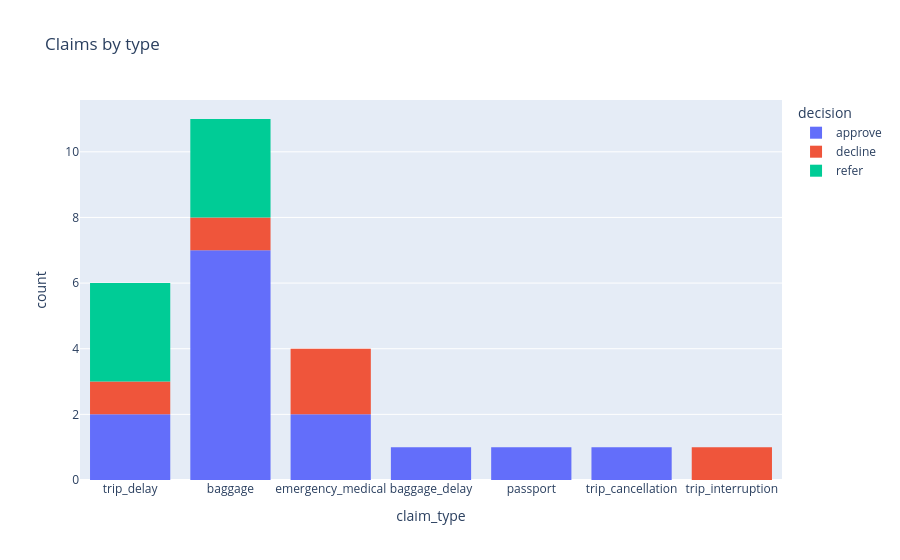

Notebook code cell kept with this figure:
### Code cell
fig = px.histogram(data, x="claim_type", color="decision", title="Claims by type")
fig.show()

### Figure 1 — Plotly figure (JSON) as saved in the notebook; plotly's stock layout.template omitted (floating-point values rounded to 4 significant figures)
{"data": [{"bingroup": "x", "hovertemplate": "decision=approve<br>claim_type=%{x}<br>count=%{y}<extra></extra>", "legendgroup": "approve", "marker": {"color": "#636efa", "pattern": {"shape": ""}}, "name": "approve", "orientation": "v", "showlegend": true, "type": "histogram", "x": ["trip_delay", "baggage", "emergency_medical", "baggage_delay", "passport", "emergency_medical", "baggage", "trip_cancellation", "baggage", "baggage", "baggage", "baggage", "baggage", "trip_delay"], "xaxis": "x", "yaxis": "y"}, {"bingroup": "x", "hovertemplate": "decision=decline<br>claim_type=%{x}<br>count=%{y}<extra></extra>", "legendgroup": "decline", "marker": {"color": "#EF553B", "pattern": {"shape": ""}}, "name": "decline", "orientation": "v", "showlegend": true, "type": "histogram", "x": ["emergency_medical", "baggage", "trip_delay", "trip_interruption", "emergency_medical"], "xaxis": "x", "yaxis": "y"}, {"bingroup": "x", "hovertemplate": "decision=refer<br>claim_type=%{x}<br>count=%{y}<extra></extra>", "legendgroup": "refer", "marker": {"color": "#00cc96", "pattern": {"shape": ""}}, "name": "refer", "orientation": "v", "showlegend": true, "type": "histogram", "x": ["baggage", "baggage", "trip_delay", "trip_delay", "baggage", "trip_delay"], "xaxis": "x", "yaxis": "y"}], "layout": {"barmode": "relative", "legend": {"title": {"text": "decision"}, "tracegroupgap": 0}, "title": {"text": "Claims by type"}, "xaxis": {"anchor": "y", "domain": [0, 1], "title": {"text": "claim_type"}}, "yaxis": {"anchor": "x", "domain": [0, 1], "title": {"text": "count"}}}}
